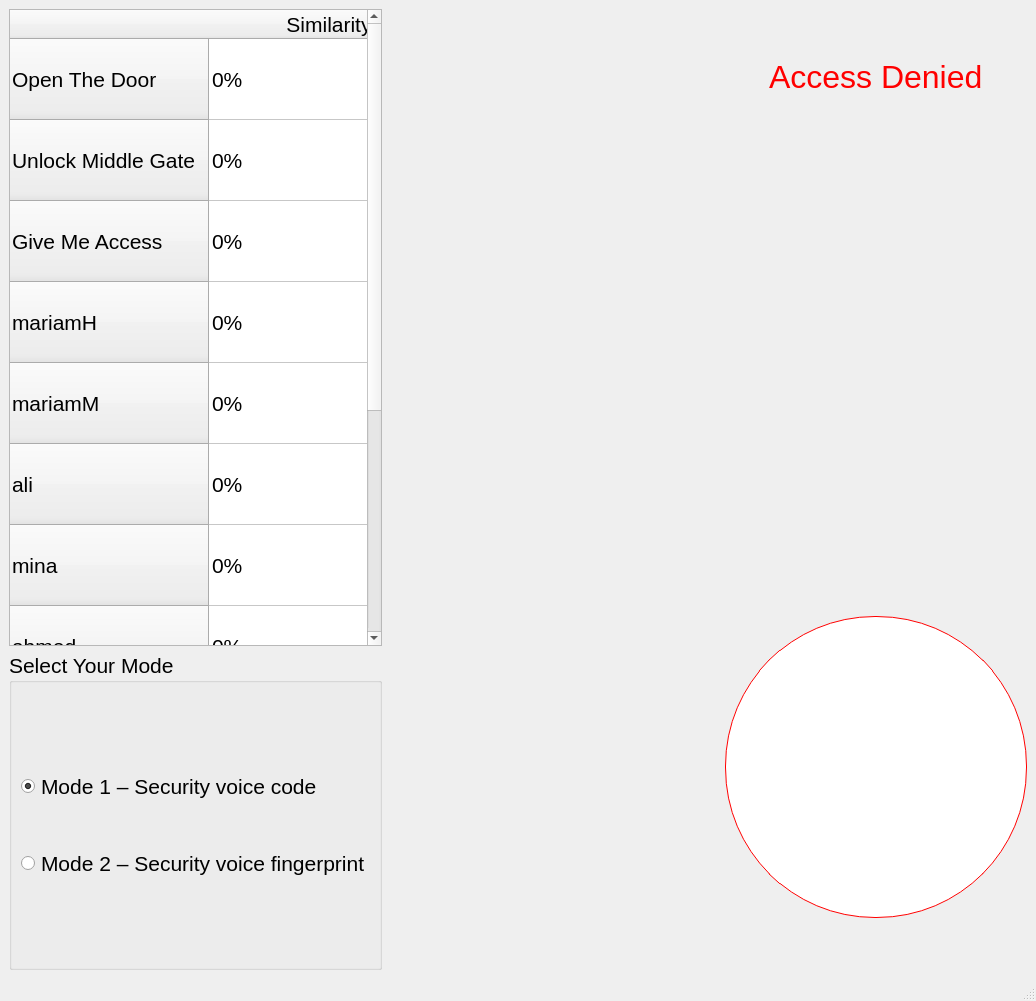
<?xml version="1.0" encoding="UTF-8"?>
<ui version="4.0">
 <class>MainWindow</class>
 <widget class="QMainWindow" name="MainWindow">
  <property name="geometry">
   <rect>
    <x>0</x>
    <y>0</y>
    <width>1036</width>
    <height>1001</height>
   </rect>
  </property>
  <property name="windowTitle">
   <string>Security Voice code Access</string>
  </property>
  <widget class="QWidget" name="centralwidget">
   <layout class="QHBoxLayout" name="horizontalLayout_4" stretch="3,8,3">
    <item>
     <layout class="QVBoxLayout" name="verticalLayout_2" stretch="2,1">
      <item>
       <widget class="QTableWidget" name="similarity_table">
        <property name="font">
         <font>
          <pointsize>16</pointsize>
         </font>
        </property>
        <property name="sizeAdjustPolicy">
         <enum>QAbstractScrollArea::AdjustToContents</enum>
        </property>
        <property name="editTriggers">
         <set>QAbstractItemView::NoEditTriggers</set>
        </property>
        <property name="sortingEnabled">
         <bool>false</bool>
        </property>
        <attribute name="horizontalHeaderCascadingSectionResizes">
         <bool>false</bool>
        </attribute>
        <attribute name="horizontalHeaderDefaultSectionSize">
         <number>240</number>
        </attribute>
        <attribute name="verticalHeaderMinimumSectionSize">
         <number>81</number>
        </attribute>
        <row>
         <property name="text">
          <string>Open The Door</string>
         </property>
        </row>
        <row>
         <property name="text">
          <string>Unlock Middle Gate</string>
         </property>
        </row>
        <row>
         <property name="text">
          <string>Give Me Access</string>
         </property>
        </row>
        <row>
         <property name="text">
          <string>mariamH</string>
         </property>
        </row>
        <row>
         <property name="text">
          <string>mariamM</string>
         </property>
        </row>
        <row>
         <property name="text">
          <string>ali</string>
         </property>
        </row>
        <row>
         <property name="text">
          <string>mina</string>
         </property>
        </row>
        <row>
         <property name="text">
          <string>ahmed</string>
         </property>
        </row>
        <row>
         <property name="text">
          <string>hazem</string>
         </property>
        </row>
        <row>
         <property name="text">
          <string>nourhan</string>
         </property>
        </row>
        <row>
         <property name="text">
          <string>mayar</string>
         </property>
        </row>
        <column>
         <property name="text">
          <string>Similarity</string>
         </property>
        </column>
        <item row="0" column="0">
         <property name="text">
          <string>0%</string>
         </property>
         <property name="flags">
          <set>ItemIsEditable|ItemIsDragEnabled|ItemIsDropEnabled|ItemIsUserCheckable|ItemIsEnabled</set>
         </property>
        </item>
        <item row="1" column="0">
         <property name="text">
          <string>0%</string>
         </property>
         <property name="flags">
          <set>ItemIsEditable|ItemIsDragEnabled|ItemIsDropEnabled|ItemIsUserCheckable|ItemIsEnabled</set>
         </property>
        </item>
        <item row="2" column="0">
         <property name="text">
          <string>0%</string>
         </property>
         <property name="flags">
          <set>ItemIsEditable|ItemIsDragEnabled|ItemIsDropEnabled|ItemIsUserCheckable|ItemIsEnabled</set>
         </property>
        </item>
        <item row="3" column="0">
         <property name="text">
          <string>0%</string>
         </property>
        </item>
        <item row="4" column="0">
         <property name="text">
          <string>0%</string>
         </property>
        </item>
        <item row="5" column="0">
         <property name="text">
          <string>0%</string>
         </property>
        </item>
        <item row="6" column="0">
         <property name="text">
          <string>0%</string>
         </property>
        </item>
        <item row="7" column="0">
         <property name="text">
          <string>0%</string>
         </property>
        </item>
        <item row="8" column="0">
         <property name="text">
          <string>0%</string>
         </property>
        </item>
        <item row="9" column="0">
         <property name="text">
          <string>0%</string>
         </property>
        </item>
        <item row="10" column="0">
         <property name="text">
          <string>0%</string>
         </property>
        </item>
       </widget>
      </item>
      <item>
       <widget class="QGroupBox" name="mode_group_box">
        <property name="font">
         <font>
          <pointsize>16</pointsize>
         </font>
        </property>
        <property name="title">
         <string>Select Your Mode</string>
        </property>
        <layout class="QGridLayout" name="gridLayout">
         <item row="0" column="0">
          <layout class="QVBoxLayout" name="verticalLayout_4">
           <item>
            <widget class="QRadioButton" name="mode_1_radiobtn">
             <property name="font">
              <font>
               <family>Arial</family>
               <pointsize>16</pointsize>
              </font>
             </property>
             <property name="text">
              <string>Mode 1 – Security voice code</string>
             </property>
             <property name="checked">
              <bool>true</bool>
             </property>
            </widget>
           </item>
           <item>
            <spacer name="verticalSpacer">
             <property name="orientation">
              <enum>Qt::Vertical</enum>
             </property>
             <property name="sizeType">
              <enum>QSizePolicy::Fixed</enum>
             </property>
             <property name="sizeHint" stdset="0">
              <size>
               <width>20</width>
               <height>40</height>
              </size>
             </property>
            </spacer>
           </item>
           <item>
            <widget class="QRadioButton" name="mode_2_radiobtn">
             <property name="text">
              <string>Mode 2 – Security voice fingerprint</string>
             </property>
            </widget>
           </item>
          </layout>
         </item>
        </layout>
       </widget>
      </item>
     </layout>
    </item>
    <item>
     <widget class="QWidget" name="spectrogram_widget" native="true">
      <property name="sizePolicy">
       <sizepolicy hsizetype="Expanding" vsizetype="Expanding">
        <horstretch>0</horstretch>
        <verstretch>0</verstretch>
       </sizepolicy>
      </property>
     </widget>
    </item>
    <item>
     <layout class="QVBoxLayout" name="verticalLayout_6" stretch="1,3,3">
      <item>
       <layout class="QHBoxLayout" name="horizontalLayout_3">
        <item>
         <spacer name="horizontalSpacer">
          <property name="orientation">
           <enum>Qt::Horizontal</enum>
          </property>
          <property name="sizeHint" stdset="0">
           <size>
            <width>40</width>
            <height>20</height>
           </size>
          </property>
         </spacer>
        </item>
        <item>
         <layout class="QVBoxLayout" name="verticalLayout_5">
          <item>
           <spacer name="verticalSpacer_6">
            <property name="orientation">
             <enum>Qt::Vertical</enum>
            </property>
            <property name="sizeHint" stdset="0">
             <size>
              <width>20</width>
              <height>40</height>
             </size>
            </property>
           </spacer>
          </item>
          <item>
           <widget class="QLabel" name="access_label">
            <property name="font">
             <font>
              <pointsize>24</pointsize>
             </font>
            </property>
            <property name="styleSheet">
             <string notr="true">QLabel {
color : red;
}</string>
            </property>
            <property name="text">
             <string>Access Denied</string>
            </property>
            <property name="textFormat">
             <enum>Qt::RichText</enum>
            </property>
           </widget>
          </item>
          <item>
           <spacer name="verticalSpacer_7">
            <property name="orientation">
             <enum>Qt::Vertical</enum>
            </property>
            <property name="sizeHint" stdset="0">
             <size>
              <width>20</width>
              <height>40</height>
             </size>
            </property>
           </spacer>
          </item>
         </layout>
        </item>
        <item>
         <spacer name="horizontalSpacer_2">
          <property name="orientation">
           <enum>Qt::Horizontal</enum>
          </property>
          <property name="sizeHint" stdset="0">
           <size>
            <width>40</width>
            <height>20</height>
           </size>
          </property>
         </spacer>
        </item>
       </layout>
      </item>
      <item>
       <layout class="QHBoxLayout" name="horizontalLayout_2">
        <item>
         <spacer name="horizontalSpacer_5">
          <property name="orientation">
           <enum>Qt::Horizontal</enum>
          </property>
          <property name="sizeHint" stdset="0">
           <size>
            <width>32</width>
            <height>17</height>
           </size>
          </property>
         </spacer>
        </item>
        <item>
         <layout class="QVBoxLayout" name="verticalLayout_3">
          <item>
           <spacer name="verticalSpacer_4">
            <property name="orientation">
             <enum>Qt::Vertical</enum>
            </property>
            <property name="sizeHint" stdset="0">
             <size>
              <width>20</width>
              <height>40</height>
             </size>
            </property>
           </spacer>
          </item>
          <item>
           <widget class="QLabel" name="access_icon">
            <property name="maximumSize">
             <size>
              <width>600</width>
              <height>600</height>
             </size>
            </property>
            <property name="text">
             <string/>
            </property>
            <property name="pixmap">
             <pixmap>icons/padlock_2886699.png</pixmap>
            </property>
            <property name="scaledContents">
             <bool>true</bool>
            </property>
           </widget>
          </item>
          <item>
           <spacer name="verticalSpacer_5">
            <property name="orientation">
             <enum>Qt::Vertical</enum>
            </property>
            <property name="sizeHint" stdset="0">
             <size>
              <width>20</width>
              <height>40</height>
             </size>
            </property>
           </spacer>
          </item>
         </layout>
        </item>
        <item>
         <spacer name="horizontalSpacer_6">
          <property name="orientation">
           <enum>Qt::Horizontal</enum>
          </property>
          <property name="sizeHint" stdset="0">
           <size>
            <width>33</width>
            <height>17</height>
           </size>
          </property>
         </spacer>
        </item>
       </layout>
      </item>
      <item>
       <layout class="QHBoxLayout" name="horizontalLayout">
        <item>
         <spacer name="horizontalSpacer_3">
          <property name="orientation">
           <enum>Qt::Horizontal</enum>
          </property>
          <property name="sizeHint" stdset="0">
           <size>
            <width>40</width>
            <height>20</height>
           </size>
          </property>
         </spacer>
        </item>
        <item>
         <layout class="QVBoxLayout" name="verticalLayout">
          <item>
           <spacer name="verticalSpacer_2">
            <property name="orientation">
             <enum>Qt::Vertical</enum>
            </property>
            <property name="sizeHint" stdset="0">
             <size>
              <width>20</width>
              <height>40</height>
             </size>
            </property>
           </spacer>
          </item>
          <item>
           <widget class="QPushButton" name="mic_button">
            <property name="minimumSize">
             <size>
              <width>302</width>
              <height>302</height>
             </size>
            </property>
            <property name="maximumSize">
             <size>
              <width>302</width>
              <height>302</height>
             </size>
            </property>
            <property name="styleSheet">
             <string notr="true">QPushButton{ 
background-color: white;
 border-style: solid;
 border-width:1px;
 border-radius:150px;
 border-color: red;
 max-width:300px;
 max-height:300px;
 min-width:300px;
 min-height:300px;
}
QPushButton:hover {
background: qradialgradient(
cx: 0.3, cy: -0.4, fx: 0.3, fy: -0.4,
radius: 1.35, stop: 0 #fff, stop: 1 #bbb
);
}</string>
            </property>
            <property name="text">
             <string/>
            </property>
            <property name="icon">
             <iconset>
              <normaloff>icons/1082810.png</normaloff>icons/1082810.png</iconset>
            </property>
            <property name="iconSize">
             <size>
              <width>50</width>
              <height>50</height>
             </size>
            </property>
           </widget>
          </item>
          <item>
           <spacer name="verticalSpacer_3">
            <property name="orientation">
             <enum>Qt::Vertical</enum>
            </property>
            <property name="sizeHint" stdset="0">
             <size>
              <width>20</width>
              <height>40</height>
             </size>
            </property>
           </spacer>
          </item>
         </layout>
        </item>
        <item>
         <spacer name="horizontalSpacer_4">
          <property name="orientation">
           <enum>Qt::Horizontal</enum>
          </property>
          <property name="sizeHint" stdset="0">
           <size>
            <width>40</width>
            <height>20</height>
           </size>
          </property>
         </spacer>
        </item>
       </layout>
      </item>
     </layout>
    </item>
   </layout>
  </widget>
  <widget class="QMenuBar" name="menubar">
   <property name="geometry">
    <rect>
     <x>0</x>
     <y>0</y>
     <width>1036</width>
     <height>22</height>
    </rect>
   </property>
  </widget>
  <widget class="QStatusBar" name="statusbar"/>
 </widget>
 <resources/>
 <connections/>
</ui>
